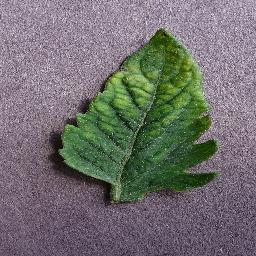
#> input picture A/1100.JPG, 256 x 256 px; its folder holds 4 pictures in this run
$ python main.py
#> lines starting #> are read from the running program, lines starting #| are printed output that depends on the picture
import cv2
import glob
import pandas as pd
import numpy as np
import time
import os
from sklearn.model_selection import train_test_split, GridSearchCV
from sklearn.metrics import accuracy_score
from sklearn.svm import SVC
from sklearn.preprocessing import StandardScaler

def entrenar_svm(ruta_dataset):
    # Cargar datos con pandas
    data = pd.read_csv(ruta_dataset, header=None)
    X = data.iloc[:, :-1].values #Píxeles en el eje X
    y = data.iloc[:, -1].values #Etiqueta o clase

    # --- AGREGA ESTE BLOQUE AQUÍ ---
    # Escalar los datos para que tengan media 0 y desviación estándar 1
    scaler = StandardScaler()
    X = scaler.fit_transform(X)
    # -------------------------------

    #Obtiene instancias, píxeles, y número de clases
    #print("Dataset cargado:", X.shape, len(set(y)), "clases")

    #Divide los datos en entrenamiento y prueba
    X_train, X_test, y_train, y_test = train_test_split(X, y, test_size=0.2, random_state=8)

    #Se crea y entrena el modelo SVM
    #svm_model = SVC(kernel='linear', C=1.0, gamma=0.01)  # kernel: 'linear', 'rbf', 'poly', 'sigmoid'
    #svm_model = SVC(kernel='rbf', C=1.0, gamma=0.01)  # kernel: 'linear', 'rbf', 'poly', 'sigmoid'
    #svm_model = SVC(kernel='poly', C=1.0, gamma='scale')  # kernel: 'linear', 'rbf', 'poly', 'sigmoid'
    svm_model = SVC(kernel='rbf', C=10, gamma='scale')  # kernel: 'linear', 'rbf', 'poly', 'sigmoid'
    # [8 lines of commented-out code are left out]
    svm_model.fit(X_train, y_train)

    #Evalua el modelo
    y_pred = svm_model.predict(X_test)
    acc = accuracy_score(y_test, y_pred)
    print(f"Exactitud del modelo SVM: {acc*100:.2f}%")
    return svm_model

def procesamiento(ruta_origen, clase):
    resultados = []
    for ruta in glob.glob(ruta_origen):
        img = cv2.imread(ruta, cv2.IMREAD_GRAYSCALE)
        re_size = cv2.resize(img, (64,64))

        h, w = re_size.shape
        # Superior Izquierda
        q1 = re_size[0:h//2, 0:w//2].mean()
        # Superior Derecha
        q2 = re_size[0:h//2, w//2:w].mean()
        # Inferior Izquierda
        q3 = re_size[h//2:h, 0:w//2].mean()
        # Inferior Derecha
        q4 = re_size[h//2:h, w//2:w].mean()

        #nueva_media = re_size.mean()
        nueva_mediana = np.median(re_size)
        nueva_moda = calcular_moda_numpy(re_size)
        val_max = re_size.max()
        val_min = re_size.min()
        des_est = re_size.std()

        resultados.append([nueva_mediana,nueva_moda,val_max,val_min,des_est,q1,q2,q3,q4,clase])

    df = pd.DataFrame(resultados)
    df.to_csv("dataset.CSV", mode='a', index = False, header = False)

def calcular_moda_numpy(imagen_array):
    # valores: los píxeles únicos encontrados
    # cuentas: cuántas veces aparece cada uno
    valores, cuentas = np.unique(imagen_array, return_counts=True)

    # Buscamos el índice del valor que tiene la cuenta más alta
    indice_maximo = np.argmax(cuentas)

    return valores[indice_maximo]

def main():
    start_time = time.perf_counter()
    procesamiento('A/*.JPG','A')
#> in procesamiento, `img = cv2.imread(ruta, cv2.IMREAD_GRAYSCALE)`:
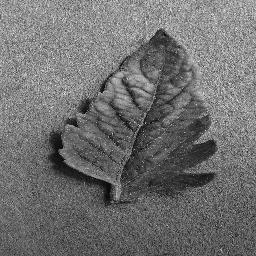
#> img: shape (256, 256); min 0, max 255, mean 112.1
#> in procesamiento, `re_size = cv2.resize(img, (64,64))`:
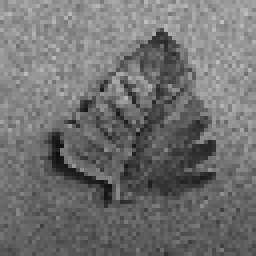
#> re_size: shape (64, 64) (shown 4 times larger); min 14, max 190, mean 112.6
#> in procesamiento, `q1 = re_size[0:h//2, 0:w//2].mean()`: q1 = 135.5
#> in procesamiento, `q2 = re_size[0:h//2, w//2:w].mean()`: q2 = 129.8
#> in procesamiento, `q3 = re_size[h//2:h, 0:w//2].mean()`: q3 = 94.33
#> in procesamiento, `q4 = re_size[h//2:h, w//2:w].mean()`: q4 = 90.78
#> in procesamiento, `nueva_mediana = np.median(re_size)`: nueva_mediana = 111
#> in calcular_moda_numpy, `valores, cuentas = np.unique(imagen_array, return_counts=True)`: valores = 173 values from 14 to 190; cuentas = 173 values, max 61 at index 84, min 1 at index 0, mean 23.68
#> in calcular_moda_numpy, `indice_maximo = np.argmax(cuentas)`: indice_maximo = 84
#> in procesamiento, `nueva_moda = calcular_moda_numpy(re_size)`: nueva_moda = 101
#> in procesamiento, `val_max = re_size.max()`: val_max = 190
#> in procesamiento, `val_min = re_size.min()`: val_min = 14
#> in procesamiento, `des_est = re_size.std()`: des_est = 33.31
#> pass 2 of the loop in procesamiento, `for ruta in glob.glob(ruta_origen):`:
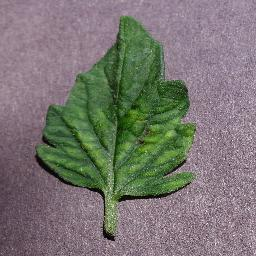
#> input picture A/1102.JPG, 256 x 256 px
#> in procesamiento, `img = cv2.imread(ruta, cv2.IMREAD_GRAYSCALE)`:
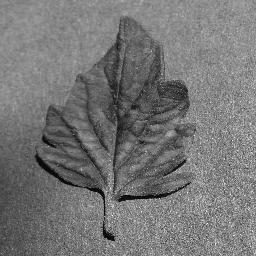
#> img: shape (256, 256); min 0, max 255, mean 118.3
#> in procesamiento, `re_size = cv2.resize(img, (64,64))`:
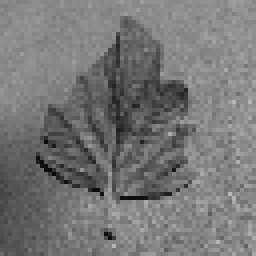
#> re_size: shape (64, 64) (shown 4 times larger); min 8, max 184, mean 118.4
#> q1 = 121.4
#> q2 = 126.5
#> q3 = 100.1
#> q4 = 125.8
#> nueva_mediana = 127
#> nueva_moda = 140
#> val_max = 184
#> val_min = 8
#> des_est = 27.76
#> pass 3 of the loop in procesamiento, `for ruta in glob.glob(ruta_origen):`:
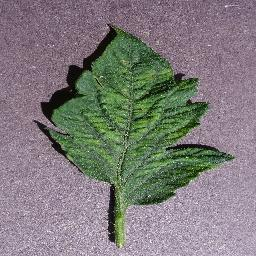
#> input picture A/1115.JPG, 256 x 256 px
#> in procesamiento, `img = cv2.imread(ruta, cv2.IMREAD_GRAYSCALE)`:
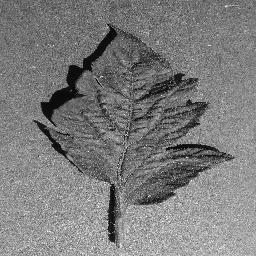
#> img: shape (256, 256); min 0, max 255, mean 124.1
#> in procesamiento, `re_size = cv2.resize(img, (64,64))`:
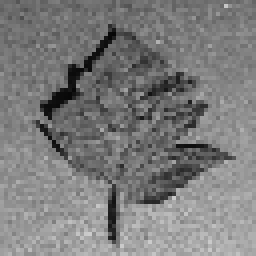
#> re_size: shape (64, 64) (shown 4 times larger); min 7, max 204, mean 124.2
#> q1 = 104.6
#> q2 = 115.7
#> q3 = 137
#> q4 = 139.5
#> nueva_mediana = 126
#> nueva_moda = 132
#> val_max = 204
#> val_min = 7
#> des_est = 34.3
#> the loop made 4 passes; the first 3 are shown
    procesamiento('B/*.JPG','B')
    procesamiento('C/*.JPG','C')
    procesamiento('D/*.JPG','D')

    entrenar_svm("dataset.CSV")
#> (reads dataset.CSV from the repository)
    end_time = time.perf_counter()
    elapsed = end_time - start_time

    print(f"Execution took {elapsed:.2f} seconds")

if __name__ == '__main__':
#> (the run stopped early here; a loop or call above may not have finished)
